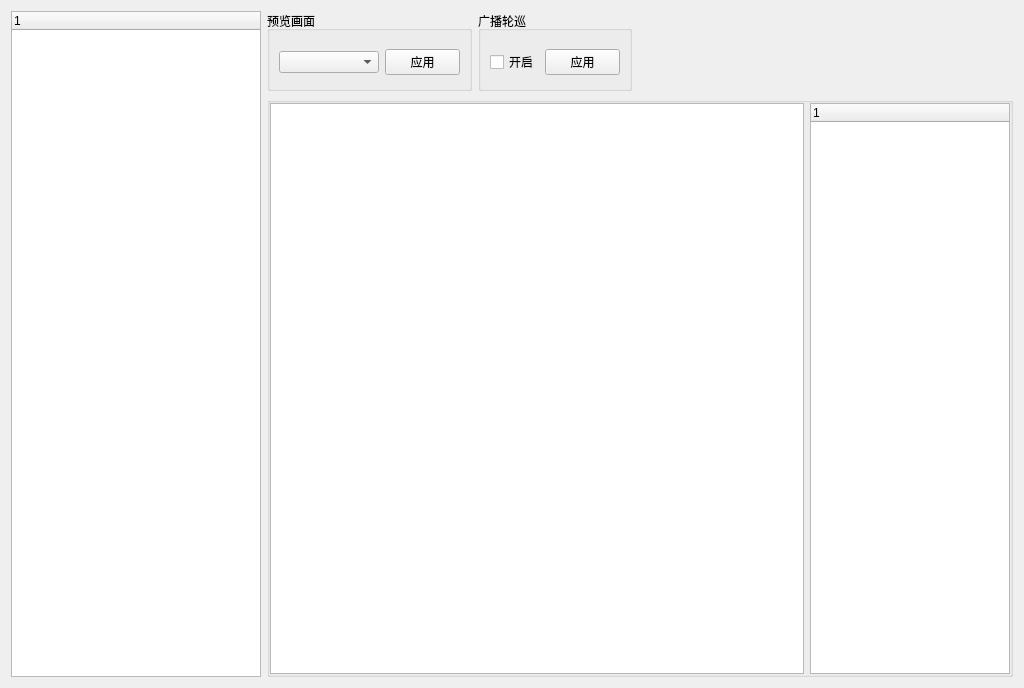
<?xml version="1.0" encoding="UTF-8"?>
<ui version="4.0">
 <class>page_tvWall</class>
 <widget class="QWidget" name="page_tvWall">
  <property name="geometry">
   <rect>
    <x>0</x>
    <y>0</y>
    <width>1024</width>
    <height>688</height>
   </rect>
  </property>
  <property name="minimumSize">
   <size>
    <width>0</width>
    <height>0</height>
   </size>
  </property>
  <property name="maximumSize">
   <size>
    <width>16777215</width>
    <height>16777215</height>
   </size>
  </property>
  <property name="windowTitle">
   <string>Form</string>
  </property>
  <layout class="QVBoxLayout" name="verticalLayout_4">
   <property name="spacing">
    <number>6</number>
   </property>
   <item>
    <layout class="QHBoxLayout" name="horizontalLayout_2">
     <item>
      <widget class="treewidget_dev" name="treeWidget_screen">
       <property name="sizePolicy">
        <sizepolicy hsizetype="Fixed" vsizetype="Expanding">
         <horstretch>0</horstretch>
         <verstretch>0</verstretch>
        </sizepolicy>
       </property>
       <property name="minimumSize">
        <size>
         <width>250</width>
         <height>0</height>
        </size>
       </property>
       <property name="maximumSize">
        <size>
         <width>250</width>
         <height>16777215</height>
        </size>
       </property>
       <column>
        <property name="text">
         <string notr="true">1</string>
        </property>
       </column>
      </widget>
     </item>
     <item>
      <layout class="QVBoxLayout" name="verticalLayout_3">
       <property name="spacing">
        <number>6</number>
       </property>
       <item>
        <layout class="QHBoxLayout" name="horizontalLayout">
         <property name="spacing">
          <number>6</number>
         </property>
         <item>
          <widget class="QGroupBox" name="gbox_preview">
           <property name="sizePolicy">
            <sizepolicy hsizetype="Preferred" vsizetype="Fixed">
             <horstretch>0</horstretch>
             <verstretch>0</verstretch>
            </sizepolicy>
           </property>
           <property name="minimumSize">
            <size>
             <width>0</width>
             <height>80</height>
            </size>
           </property>
           <property name="maximumSize">
            <size>
             <width>16777215</width>
             <height>80</height>
            </size>
           </property>
           <property name="title">
            <string>预览画面</string>
           </property>
           <layout class="QHBoxLayout" name="horizontalLayout_5">
            <property name="spacing">
             <number>6</number>
            </property>
            <property name="topMargin">
             <number>15</number>
            </property>
            <item>
             <widget class="QComboBox" name="comboBox">
              <property name="sizePolicy">
               <sizepolicy hsizetype="Minimum" vsizetype="Fixed">
                <horstretch>0</horstretch>
                <verstretch>0</verstretch>
               </sizepolicy>
              </property>
              <property name="minimumSize">
               <size>
                <width>100</width>
                <height>0</height>
               </size>
              </property>
             </widget>
            </item>
            <item>
             <widget class="QPushButton" name="btn_preview_apply">
              <property name="sizePolicy">
               <sizepolicy hsizetype="Fixed" vsizetype="Fixed">
                <horstretch>0</horstretch>
                <verstretch>0</verstretch>
               </sizepolicy>
              </property>
              <property name="minimumSize">
               <size>
                <width>75</width>
                <height>0</height>
               </size>
              </property>
              <property name="maximumSize">
               <size>
                <width>75</width>
                <height>16777215</height>
               </size>
              </property>
              <property name="text">
               <string>应用</string>
              </property>
             </widget>
            </item>
           </layout>
          </widget>
         </item>
         <item>
          <widget class="QGroupBox" name="gbox_poll">
           <property name="sizePolicy">
            <sizepolicy hsizetype="Preferred" vsizetype="Fixed">
             <horstretch>0</horstretch>
             <verstretch>0</verstretch>
            </sizepolicy>
           </property>
           <property name="minimumSize">
            <size>
             <width>0</width>
             <height>80</height>
            </size>
           </property>
           <property name="maximumSize">
            <size>
             <width>16777215</width>
             <height>80</height>
            </size>
           </property>
           <property name="title">
            <string>广播轮巡</string>
           </property>
           <layout class="QHBoxLayout" name="horizontalLayout_4">
            <property name="spacing">
             <number>6</number>
            </property>
            <property name="topMargin">
             <number>15</number>
            </property>
            <item>
             <widget class="QCheckBox" name="cbox_poll_switch">
              <property name="text">
               <string>开启</string>
              </property>
             </widget>
            </item>
            <item>
             <widget class="QPushButton" name="btn_poll_sync">
              <property name="sizePolicy">
               <sizepolicy hsizetype="Fixed" vsizetype="Fixed">
                <horstretch>0</horstretch>
                <verstretch>0</verstretch>
               </sizepolicy>
              </property>
              <property name="minimumSize">
               <size>
                <width>75</width>
                <height>0</height>
               </size>
              </property>
              <property name="maximumSize">
               <size>
                <width>75</width>
                <height>16777215</height>
               </size>
              </property>
              <property name="text">
               <string>应用</string>
              </property>
             </widget>
            </item>
           </layout>
          </widget>
         </item>
         <item>
          <spacer name="horizontalSpacer">
           <property name="orientation">
            <enum>Qt::Horizontal</enum>
           </property>
           <property name="sizeHint" stdset="0">
            <size>
             <width>40</width>
             <height>20</height>
            </size>
           </property>
          </spacer>
         </item>
        </layout>
       </item>
       <item>
        <widget class="QGroupBox" name="groupBox">
         <property name="sizePolicy">
          <sizepolicy hsizetype="Preferred" vsizetype="Expanding">
           <horstretch>0</horstretch>
           <verstretch>0</verstretch>
          </sizepolicy>
         </property>
         <property name="title">
          <string/>
         </property>
         <layout class="QHBoxLayout" name="horizontalLayout_3">
          <property name="margin">
           <number>0</number>
          </property>
          <item>
           <widget class="tablewidget_tvwall" name="tableWidget_tvwall">
            <attribute name="horizontalHeaderStretchLastSection">
             <bool>true</bool>
            </attribute>
           </widget>
          </item>
          <item>
           <widget class="treewidget_dev" name="treeWidget_nvr">
            <property name="sizePolicy">
             <sizepolicy hsizetype="Fixed" vsizetype="Expanding">
              <horstretch>0</horstretch>
              <verstretch>0</verstretch>
             </sizepolicy>
            </property>
            <property name="minimumSize">
             <size>
              <width>200</width>
              <height>0</height>
             </size>
            </property>
            <property name="maximumSize">
             <size>
              <width>200</width>
              <height>16777215</height>
             </size>
            </property>
            <column>
             <property name="text">
              <string notr="true">1</string>
             </property>
            </column>
           </widget>
          </item>
         </layout>
        </widget>
       </item>
      </layout>
     </item>
    </layout>
   </item>
  </layout>
 </widget>
 <customwidgets>
  <customwidget>
   <class>treewidget_dev</class>
   <extends>QTreeWidget</extends>
   <header>treewidget_dev.h</header>
  </customwidget>
  <customwidget>
   <class>tablewidget_tvwall</class>
   <extends>QTableWidget</extends>
   <header>tablewidget_tvwall.h</header>
  </customwidget>
 </customwidgets>
 <tabstops>
  <tabstop>treeWidget_screen</tabstop>
  <tabstop>tableWidget_tvwall</tabstop>
  <tabstop>treeWidget_nvr</tabstop>
  <tabstop>comboBox</tabstop>
  <tabstop>btn_preview_apply</tabstop>
  <tabstop>cbox_poll_switch</tabstop>
  <tabstop>btn_poll_sync</tabstop>
 </tabstops>
 <resources/>
 <connections/>
</ui>
